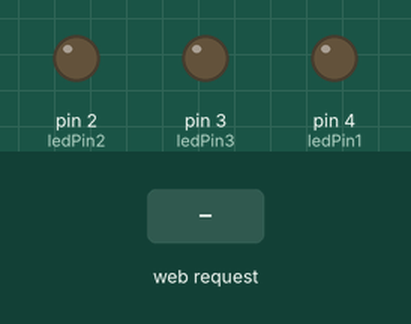
A sketch run on a simulated Arduino Uno, built with avr-gcc and run on an emulated ATmega328P. Parts: output pins drawn as LEDs (lit = HIGH). The inputs (shaded band) are chosen by the test bench.

Above: at 1.2 s.
1.3 s: HTTP request GET /?ledParam3=1 received
At 2.5 s:
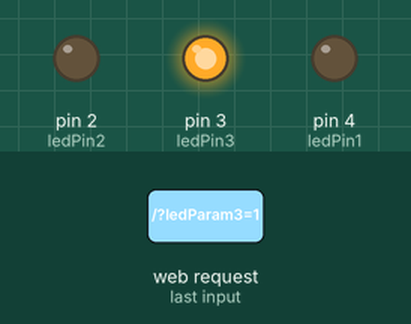
2.8 s: HTTP request GET /?ledParam1=1 received
At 3.8 s:
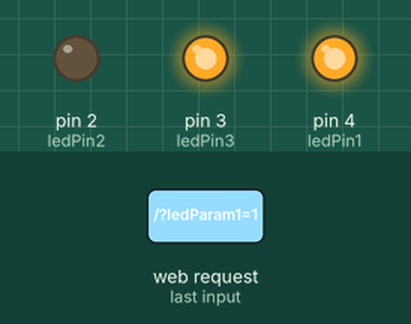
4.3 s: HTTP request GET /?ledParam3=0 received
At 4.9 s:
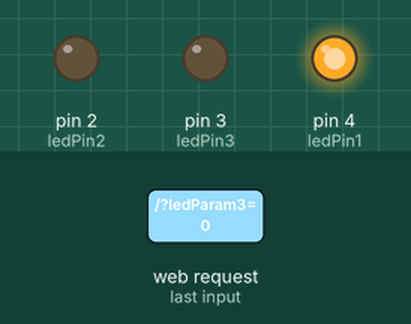
5.8 s: HTTP request GET /?ledParam2=1 received
At 7.0 s:
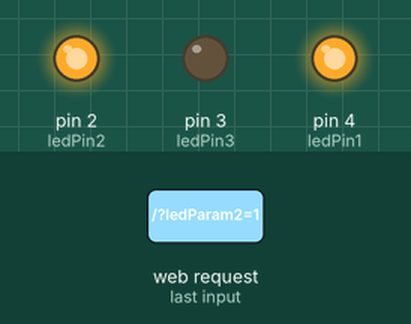
7.3 s: HTTP request GET /?ledParam1=0 received
At 8.4 s:
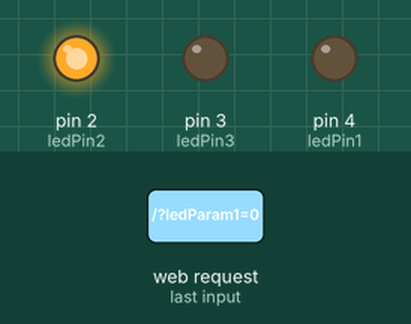
8.8 s: HTTP request GET /?ledParam2=0 received
At 9.5 s:
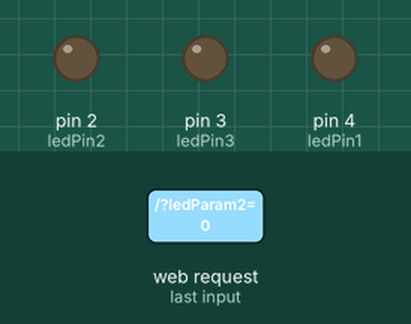
Timing chart, 0 to 11.3 s (numbered marks = the images above; inputs shaded):
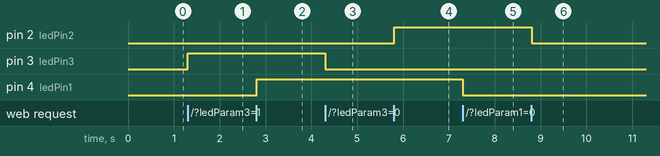

Measured:
- after the input at 1.3 s, pin 3 (ledPin3): LOW → HIGH at once
- after the input at 2.8 s, pin 4 (ledPin1): LOW → HIGH at once
- after the input at 4.3 s, pin 3 (ledPin3): HIGH → LOW at once
- after the input at 5.8 s, pin 2 (ledPin2): LOW → HIGH at once
- after the input at 7.3 s, pin 4 (ledPin1): HIGH → LOW at once
- after the input at 8.8 s, pin 2 (ledPin2): HIGH → LOW at once

The sketch:

sketch_mar23a.ino
```cpp
#include <SPI.h> //INCLUSÃO DE BIBLIOTECA
#include <Ethernet.h> //INCLUSÃO DE BIBLIOTECA

byte mac[] = { 0xDE, 0xAD, 0xBE, 0xEF, 0xFE, 0x11 }; //ATRIBUIÇÃO DE ENDEREÇO MAC AO ETHERNET SHIELD W5100
byte ip[] = { 192, 168, 0, 19 }; //COLOQUE UMA FAIXA DE IP DISPONÍVEL DO SEU ROTEADOR. EX: 192.168.1.110  **** ISSO VARIA, NO MEU CASO É: 192.168.0.175
byte gateway[] = {192, 168, 0, 1}; //GATEWAY DE CONEXÃO (ALTERE PARA O GATEWAY DO SEU ROTEADOR)
byte subnet[] = {255, 255, 255, 0}; //MASCARA DE REDE (ALTERE PARA A SUA MÁSCARA DE REDE)
EthernetServer server(80); //PORTA EM QUE A CONEXÃO SERÁ FEITA

const int ledPin1 = 4; //PINO DIGITAL UTILIZADO PELO LED
const int ledPin2 = 2; //PINO DIGITAL UTILIZADO PELO LED
const int ledPin3 = 3; //PINO DIGITAL UTILIZADO PELO LED
String readString = String(30); //VARIÁVEL PARA BUSCAR DADOS NO ENDEREÇO (URL)
int status1 = 0;
int status2 = 0;
int status3 = 0;

void setup(){
  Ethernet.begin(mac, ip, gateway, subnet); //PASSA OS PARÂMETROS PARA A FUNÇÃO QUE VAI FAZER A CONEXÃO COM A REDE
  server.begin(); //INICIA O SERVIDOR PARA RECEBER DADOS NA PORTA 80
    pinMode(ledPin1, OUTPUT); //DEFINE O PINO COMO SAÍDA
    pinMode(ledPin2, OUTPUT); //DEFINE O PINO COMO SAÍDA
    pinMode(ledPin3, OUTPUT); //DEFINE O PINO COMO SAÍDA
      digitalWrite(ledPin1, LOW); //LED INICIA DESLIGADO
      digitalWrite(ledPin2, LOW); //LED INICIA DESLIGADO
      digitalWrite(ledPin3, LOW); //LED INICIA DESLIGADO
  }
void loop(){
EthernetClient client = server.available(); //CRIA UMA CONEXÃO COM O CLIENTE
  if (client) { // SE EXISTE CLIENTE, FAZ
    while (client.connected()) {//ENQUANTO EXISTIR CLIENTE CONECTADO, FAZ
   if (client.available()) { //SE O CLIENTE ESTÁ HABILITADO, FAZ
    char c = client.read(); //LÊ CARACTERE A CARACTERE DA REQUISIÇÃO HTTP
    if (readString.length() < 100) //SE O ARRAY FOR MENOR QUE 100, FAZ
      {
        readString += c;
      }
        if (c == '\n') {
          if (readString.indexOf("?") <0){
          }
          else
        {

               //BOTAO 3
                 if(readString.indexOf("ledParam3=1") >0)
               {
                 digitalWrite(ledPin3, HIGH);
                 status3 = 1;
               }
               else if(readString.indexOf("ledParam3=0") >0){
                 digitalWrite(ledPin3, LOW);
                 status3 = 0;
               }
            else if(readString.indexOf("ledParam1=1") >0)
               {
                 digitalWrite(ledPin1, HIGH); //LIGA O LED
                 status1 = 1; //VARIÁVEL RECEBE VALOR 1(SIGNIFICA QUE O LED ESTÁ LIGADO)
               }
               else if(readString.indexOf("ledParam1=0") >0){
                 digitalWrite(ledPin1, LOW);
                 status1 = 0;
               }
               //BOTAO 2
                else if(readString.indexOf("ledParam2=1") >0)
               {
                 digitalWrite(ledPin2, HIGH);
                 status2 = 1;
               }
               else if(readString.indexOf("ledParam2=0") >0){
                 digitalWrite(ledPin2, LOW);
                 status2 = 0;
               }


        }
          client.println("HTTP/1.1 200 OK"); //ESCREVE PARA O CLIENTE A VERSÃO DO HTTP
          client.println("Content-Type: text/html"); //ESCREVE PARA O CLIENTE O TIPO DE CONTEÚDO(texto/html)
          client.println("");
          client.println("<!DOCTYPE HTML>"); //INFORMA AO NAVEGADOR A ESPECIFICAÇÃO DO HTML
          client.println("<html>"); //ABRE A TAG "html"
          client.println("<head>"); //ABRE A TAG "head"
          client.println("<link rel='icon' type='image/png' href='https://blogmasterwalkershop.com.br/arquivos/artigos/sub_wifi/logo_mws.png'/>"); //DEFINIÇÃO DO ICONE DA PÁGINA
          client.println("<title>MasterWalker Shop - Controle de Led via Web server</title>"); //ESCREVE O TEXTO NA PÁGINA
          client.println("</head>"); //FECHA A TAG "head"
          client.println("<body style=background-color:#ADD8E6>"); //DEFINE A COR DE FUNDO DA PÁGINA
          client.println("<center><font color='blue'><h1>Atividade com Arduino</font></center></h1>"); //ESCREVE "MASTERWALKER SHOP" EM COR AZUL NA PÁGINA
          client.println("<h1><center>CONTROLE DE LED</center></h1>"); //ESCREVE "CONTROLE DE LED" NA PÁGINA


   //BOTAO 1
          if (status1 == 1){
              client.println("<center><form method=get name=LED><input type=hidden name=ledParam1 value=0 /><input type=submit value='APAGAR LED 1' style='background: blue; padding:20px; border-radius:10px; color:white'></form></center>");
          }
          else{
              client.println("<center><form method=get name=LED><input type=hidden name=ledParam1 value=1 /><input type=submit value='ACENDER LED 1' style='background: blue; padding:20px; border-radius:10px;color:white'></form></center>");
          }

          client.println("<center><font size='5'>Status atual do LED 1: </font></center>");
          if (status1 == 1){
              client.println("<center><font color='green' size='5'>LIGADO</font></center>");
          }
          else{
              client.println("<center><font color='red' size='5'>DESLIGADO</font></center>");
          }

   //BOTAO 2
          if (status2 == 1){
              client.println("<center><form method=get name=LED><input type=hidden name=ledParam2 value=0 /><input type=submit value='APAGAR LED 2' style='background: blue; padding:20px; border-radius:10px;color:white'></form></center>");
          }
          else{
              client.println("<center><form method=get name=LED><input type=hidden name=ledParam2 value=1 /><input type=submit value='ACENDER LED 2' style='background: blue; padding:20px; border-radius:10px;color:white'></form></center>");
          }

          client.println("<center><font size='5'>Status atual do LED 2: </font></center>");
          if (status2 == 1){
              client.println("<center><font color='green' size='5'>LIGADO</font></center>");
          }
          else{
              client.println("<center><font color='red' size='5'>DESLIGADO</font></center>");
          }


 //BOTAO 3
          if (status3 == 1){
              client.println("<center><form method=get name=LED><input type=hidden name=ledParam3 value=0 /><input type=submit value='APAGAR LED 3' style='background: blue; padding:20px; border-radius:10px;color:white; cursor:hand'></form></center>");
          }
          else{
              client.println("<center><form method=get name=LED><input type=hidden name=ledParam3 value=1 /><input type=submit value='ACENDER LED 3' style='background: blue; padding:20px; border-radius:10px;color:white'></form></center>");
          }

          client.println("<center><font size='5'>Status atual do LED 3: </font></center>");
          if (status3 == 1){
              client.println("<center><font color='green' size='5'>LIGADO</font></center>");
          }
          else{
              client.println("<center><font color='red' size='5'>DESLIGADO</font></center>");
          }

          client.println("<hr/>"); //TAG HTML QUE CRIA UMA LINHA HORIZONTAL NA PÁGINA
          client.println("<hr/>"); //TAG HTML QUE CRIA UMA LINHA HORIZONTAL NA PÁGINA
          client.println("</body>"); //FECHA A TAG "body"
          client.println("</html>"); //FECHA A TAG "html"
          readString=""; //A VARIÁVEL É REINICIALIZADA
          client.stop(); //FINALIZA A REQUISIÇÃO HTTP E DESCONECTA O CLIENTE
            }
          }
        }
      }
 }
```
